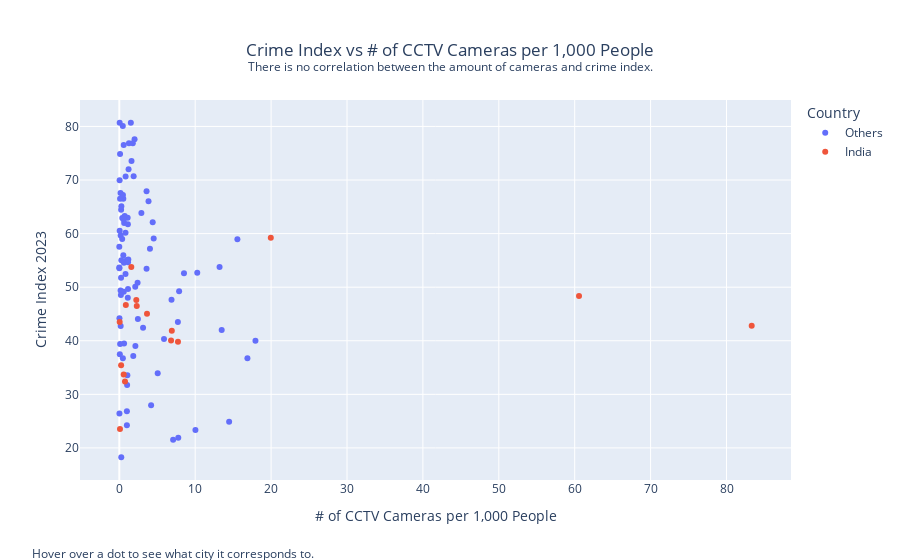

The notebook cell saved with this chart:
### Code cell
cctv = pd.read_csv("datasets/cctv.csv")

cctv_west = cctv[cctv["Country"] != "China"]

# Define a new column for color based on the condition
cctv_west['color'] = cctv_west['Country'].apply(lambda x: 'orange' if x == 'India' else 'blue')
color_map = {'India': 'orange', 'Other': 'blue'}

# Create the scatterplot
fig = px.scatter(
    cctv_west,
    x='# of CCTV Cameras per 1,000 People',
    y='Crime Index 2023',
    hover_name='City',
    hover_data={'Country': True},
    color = 'color',
    title='Crime Index vs # of CCTV Cameras per 1,000 People<br><sup>There is no correlation between the amount of cameras and crime index.</sup>'
)

# Customize hover label formatting
fig.update_traces(
    hovertemplate='City: %{hovertext}<br>Country: %{customdata[0]}<br>Crime Index: %{x}<br># of CCTV Cameras per 1,000 People: %{y}'
)

fig.update_layout(
    height=500,
    legend_title='Country',
)

newnames = {'blue' : 'Others', 'orange' : 'India'}
fig.for_each_trace(lambda t: t.update(name = newnames[t.name]))

fig.update_layout(
    title={
        'y':0.9,
        'x':0.5,
        'xanchor': 'center',
        'yanchor': 'top',
    },
    #margin={'b': 106, 't': 100}
)

fig.add_annotation(x=-0.07, y=-0.22,
                   xref="paper", yref="paper",
                   align='left',
                   xanchor='left', yanchor='bottom',
                   showarrow=False,
                   text='Hover over a dot to see what city it corresponds to.'
                  )

# Show the plot
fig.show()

### Figure 1 — Plotly figure (JSON) as saved in the notebook; plotly's stock layout.template omitted (floating-point values rounded to 4 significant figures)
{"data": [{"customdata": [["Côte d'Ivoire"], ["Nigeria"], ["Ethiopia"], ["Egypt"], ["Turkey"], ["Madagascar"], ["Paraguay"], ["Iraq"], ["Thailand"], ["Spain"], ["Indonesia"], ["Brazil"], ["Germany"], ["Colombia"], ["Brazil"], ["Argentina"], ["South Korea"], ["Egypt"], ["Brazil"], ["South Africa"], ["Morocco"], ["Bangladesh"], ["Brazil"], ["Senegal"], ["Tanzania"], ["Bangladesh"], ["Cameroon"], ["South Africa"], ["South Africa"], ["Pakistan"], ["Brazil"], ["Japan"], ["Mexico"], ["Vietnam"], ["Vietnam"], ["Hong Kong"], ["Nigeria"], ["Turkey"], ["Indonesia"], ["South Africa"], ["Afghanistan"], ["Uganda"], ["Nigeria"], ["Pakistan"], ["Sudan"], ["Malaysia"], ["Nigeria"], ["Pakistan"], ["Peru"], ["United Kingdom"], ["United States"], ["Angola"], ["Spain"], ["Philippines"], ["Iran"], ["Colombia"], ["Australia"], ["Mexico"], ["Mexico"], ["Canada"], ["Russia"], ["Kenya"], ["United States"], ["Japan"], ["Burkina Faso"], ["France "], ["Nigeria"], ["Brazil"], ["Mexico"], ["Brazil"], ["Brazil"], ["Saudi Arabia"], ["Italy"], ["Brazil"], ["Yemen"], ["Chile"], ["Dominican Republic"], ["Brazil"], ["South Korea"], ["Singapore "], ["Russia"], ["Australia"], ["Iran"], ["Israel"], ["Japan"], ["Canada"], ["Taiwan"], ["Myanmar"]], "hovertemplate": "City: %{hovertext}<br>Country: %{customdata[0]}<br>Crime Index: %{x}<br># of CCTV Cameras per 1,000 People: %{y}", "hovertext": ["Abidjan", "Abuja", "Addis Ababa", "Alexandria", "Ankara", "Antananarivo", "Asuncion", "Baghdad", "Bangkok", "Barcelona", "Bekasi", "Belo Horizonte", "Berlin", "Bogotá", "Brasilia", "Buenos Aires", "Busan", "Cairo", "Campinas", "Cape Town", "Casablanca", "Chittagong", "Curitiba", "Dakar", "Dar Es Salaam", "Dhaka", "Douala", "Durban", "Ekurhuleni", "Faisalabad", "Fortaleza", "Fukuoka", "Guadalajara", "Hanoi", "Ho Chi Minh City", "Hong Kong", "Ibadan", "Istanbul", "Jakarta", "Johannesburg", "Kabul", "Kampala", "Kano", "Karachi", "Khartoum", "Kuala Lumpur", "Lagos", "Lahore", "Lima", "London", "Los Angeles", "Luanda", "Madrid", "Manila", "Mashhad", "Medellín", "Melbourne", "Mexico City", "Monterrey", "Montréal", "Moscow", "Nairobi", "New York", "Osaka", "Ouagadougou", "Paris", "Port Harcourt", "Porto Alegre", "Puebla", "Recife", "Rio de Janeiro", "Riyadh", "Rome", "Salvador", "Sanaa", "Santiago", "Santo Domingo", "São Paulo", "Seoul", "Singapore", "St. Petersburg", "Sydney", "Tehran", "Tel Aviv", "Tokyo", "Toronto", "Xinbei (New Taipei City)", "Yangon"], "legendgroup": "blue", "marker": {"color": "#636efa", "symbol": "circle"}, "mode": "markers", "name": "Others", "orientation": "v", "showlegend": true, "type": "scatter", "x": [0.18, 0.01, 0.59, 0.02, 2.12, 0.39, 0.23, 15.56, 5.89, 2.41, 0.07, 2.91, 7.72, 3.85, 0.82, 1.1, 10.03, 2.1, 0.53, 1.61, 0.98, 0.24, 0.64, 0.18, 0, 0.71, 0.1, 0.05, 0.56, 0.11, 1.27, 0.26, 4.4, 1.84, 8.52, 7.09, 0, 6.88, 0.82, 1.52, 0.46, 0.61, 1.15, 0.27, 0.63, 0.58, 0.16, 0.47, 1.89, 13.21, 10.27, 0.1, 4.19, 0.27, 0.17, 1.19, 2.45, 3.59, 1.12, 1.03, 16.88, 0.38, 7.88, 1.06, 0.21, 4.04, 0.04, 1.22, 4.53, 0.58, 2.01, 0.02, 3.59, 1.78, 0.05, 1.13, 0.48, 0.83, 14.47, 17.94, 13.49, 5.06, 0.53, 1, 1, 3.13, 7.77, 1.15], "xaxis": "x", "y": [59.66, 53.54, 49.17, 44.2, 39.01, 62.92, 51.77, 58.93, 40.32, 50.84, 37.47, 63.83, 43.48, 66.06, 60.15, 62.95, 23.33, 50.07, 66.5, 73.56, 55.07, 64.43, 62, 42.77, 57.53, 63.3, 74.87, 80.69, null, 39.4, 76.87, 18.26, 62.14, 37.16, 52.62, 21.53, 53.69, 47.64, 52.48, 80.67, 80.09, 54.55, 54.66, 55.03, 39.48, 62.61, 67.56, 36.75, 70.7, 53.78, 52.68, 66.51, 27.96, 65.11, 49.38, 55.19, 44.06, 67.89, 48.02, 31.75, 36.75, 59, 49.26, 33.55, 48.53, 57.18, 69.95, 72.01, 59.07, 76.52, 77.62, 26.42, 53.45, 76.88, 60.51, 61.74, 67.22, 70.68, 24.87, 40.02, 42.01, 33.95, 55.96, 26.85, 24.22, 42.45, 21.89, 49.64], "yaxis": "y"}, {"customdata": [["India"], ["India"], ["India"], ["India"], ["India"], ["India"], ["India"], ["India"], ["India"], ["India"], ["India"], ["India"], ["India"], ["India"], ["India"], ["India"]], "hovertemplate": "City: %{hovertext}<br>Country: %{customdata[0]}<br>Crime Index: %{x}<br># of CCTV Cameras per 1,000 People: %{y}", "hovertext": ["Ahmedabad", "Bangalore", "Chennai", "Delhi", "Hyderabad", "Indore", "Jaipur", "Kanpur", "Kochi", "Kolkata", "Kozhikode", "Lucknow", "Mumbai", "Pune", "Surat", "Thrissur"], "legendgroup": "orange", "marker": {"color": "#EF553B", "symbol": "circle"}, "mode": "markers", "name": "India", "orientation": "v", "showlegend": true, "type": "scatter", "x": [0.75, 1.58, 7.73, 19.96, 83.32, 60.57, 0.24, 2.24, 6.82, 0.86, 0.05, 2.3, 3.65, 6.92, 0.58, 0.09], "xaxis": "x", "y": [32.39, 53.76, 39.81, 59.23, 42.82, 48.37, 35.42, 47.6, 40.04, 46.69, 43.52, 46.47, 45.04, 41.86, 33.7, 23.55], "yaxis": "y"}], "layout": {"annotations": [{"align": "left", "showarrow": false, "text": "Hover over a dot to see what city it corresponds to.", "x": -0.07, "xanchor": "left", "xref": "paper", "y": -0.22, "yanchor": "bottom", "yref": "paper"}], "autosize": true, "legend": {"title": {"text": "Country"}, "tracegroupgap": 0}, "title": {"text": "Crime Index vs # of CCTV Cameras per 1,000 People<br><sup>There is no correlation between the amount of cameras and crime index.</sup>", "x": 0.5, "xanchor": "center", "y": 0.9, "yanchor": "top"}, "xaxis": {"anchor": "y", "autorange": true, "domain": [0, 1], "range": [-5.064, 88.38], "title": {"text": "# of CCTV Cameras per 1,000 People"}, "type": "linear"}, "yaxis": {"anchor": "x", "autorange": true, "domain": [0, 1], "range": [13.86, 85.09], "title": {"text": "Crime Index 2023"}, "type": "linear"}}}
